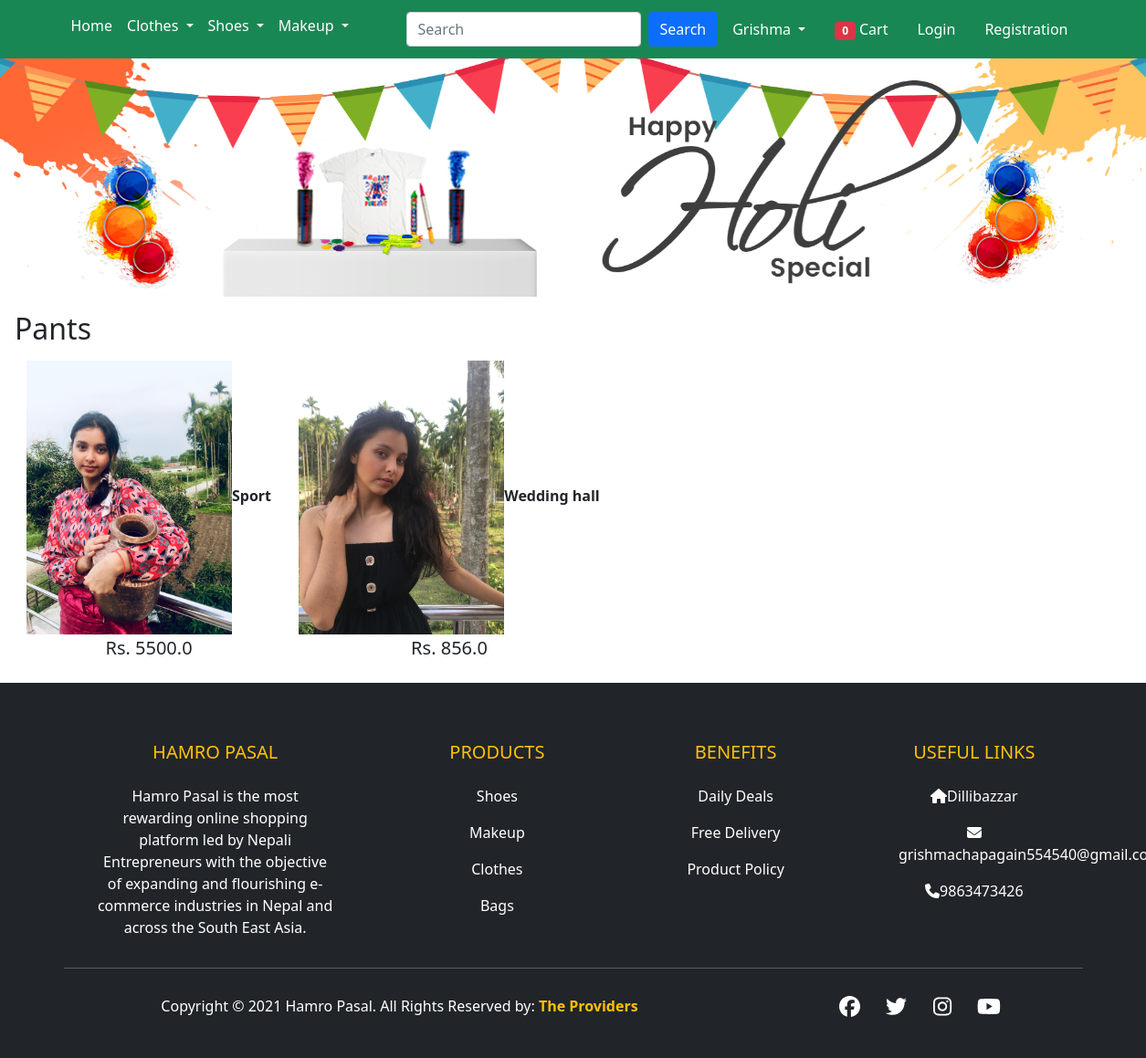
The page / on the database its author committed.
### products/models.py (models this page shows, shortened)
class Product(models.Model):
    title = models.CharField(max_length=100)
    Price = models.FloatField()
    Selling_Price= models.FloatField()
    Description = models.TextField()
    Manufacturer = models.CharField(max_length=100)
    category = models.CharField(choices=PASAL_CHOICES, max_length=2)
    Image = models.ImageField(upload_to='productimg')

### products/views.py (the view)
# urls.py: path('', views.ProductView.as_view(), name='home'),
class ProductView(View):
    def get(self, request):
        totalitem = 0
        Bh = Product.objects.filter(category="BS")
        GT = Product.objects.filter(category="G")
        LD = Product.objects.filter(category="L")
        CM = Product.objects.filter(category="C")
        Pant= Product.objects.filter(category="P")
        Ss= Product.objects.filter(category="T")
        if request.user.is_authenticated:
            totalitem = len(Cart.objects.filter(user=request.user))
        return render(request, 'pr/home.html', { 'LD': LD,'GT': GT,'CM': CM ,'Bh':Bh,'Pant':Pant,'Ss':Ss,'totalitem': totalitem})

### products/templates/pr/home.html (shortened to what this page needs)
{% extends 'pr/base.html' %}
{% load static %}
{% block banner_slider %}
<div id="carouselExampleControls" class="carousel slide" data-bs-ride="carousel">
  <div class="carousel-inner">
    <div class="carousel-item active">
      <img src="{% static 'all/images/banner/holi.png' %}" class="d-block w-100" alt="...">
    </div>
  </div>
  <a class="carousel-control-prev" href="#carouselExampleControls" role="button" data-bs-slide="prev">
    <span class="carousel-control-prev-icon" aria-hidden="true"></span>
  </a>
  <a class="carousel-control-next" href="#carouselExampleControls" role="button" data-bs-slide="next">
    <span class="carousel-control-next-icon" aria-hidden="true"></span>
  </a>
</div>
{% endblock banner_slider %}
{% block main-content %}
<div class="m-3">
  <h2>Pants</h2>
  <div>
  {% for f in Pant %}
   <a href="{% url 'product-detail' f.id %}" class="btn"><div class="item"><img src="{{f.Image.url}}" alt="not" height="300px"><span class="fw-bold">{{f.title}}</span><br><span class="fs-5">Rs. {{f.Selling_Price}}</span></div></a>
   {% endfor %}
 </div>
 </div>
{% endblock main-content %}

### rows shown on the page
Product: Image (picture), title "Sport", Selling_Price "5500.0"
Product: Image (picture), title "Wedding hall", Selling_Price "856.0"

### other values the page prints
{{ totalitem }} "0"
